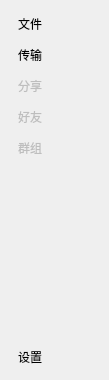
<?xml version="1.0" encoding="UTF-8"?>
<ui version="4.0">
 <class>MainWindowSiderWidget</class>
 <widget class="QWidget" name="MainWindowSiderWidget">
  <property name="geometry">
   <rect>
    <x>0</x>
    <y>0</y>
    <width>109</width>
    <height>380</height>
   </rect>
  </property>
  <property name="windowTitle">
   <string>Form</string>
  </property>
  <layout class="QVBoxLayout" name="verticalLayout">
   <item>
    <widget class="QToolButton" name="fileBtn">
     <property name="styleSheet">
      <string notr="true">QToolButton:hover{ 
	border-style:none;
	background-color: #93A5A6;
}

QToolButton:checked{ 
	border-style:none;
	background-color: #93A5A6;
}</string>
     </property>
     <property name="text">
      <string>文件</string>
     </property>
     <property name="icon">
      <iconset resource="../resource/resource.qrc">
       <normaloff>:/icons/folder.png</normaloff>:/icons/folder.png</iconset>
     </property>
     <property name="iconSize">
      <size>
       <width>25</width>
       <height>25</height>
      </size>
     </property>
     <property name="checkable">
      <bool>true</bool>
     </property>
     <property name="toolButtonStyle">
      <enum>Qt::ToolButtonTextBesideIcon</enum>
     </property>
     <property name="autoRaise">
      <bool>true</bool>
     </property>
    </widget>
   </item>
   <item>
    <widget class="QToolButton" name="taskBtn">
     <property name="styleSheet">
      <string notr="true">QToolButton:hover{ 
	border-style:none;
	background-color: #93A5A6;
}
QToolButton:checked{ 
	border-style:none;
	background-color: #93A5A6;
}</string>
     </property>
     <property name="text">
      <string>传输</string>
     </property>
     <property name="icon">
      <iconset resource="../resource/resource.qrc">
       <normaloff>:/icons/transport.png</normaloff>:/icons/transport.png</iconset>
     </property>
     <property name="iconSize">
      <size>
       <width>25</width>
       <height>25</height>
      </size>
     </property>
     <property name="checkable">
      <bool>true</bool>
     </property>
     <property name="toolButtonStyle">
      <enum>Qt::ToolButtonTextBesideIcon</enum>
     </property>
     <property name="autoRaise">
      <bool>true</bool>
     </property>
    </widget>
   </item>
   <item>
    <widget class="QToolButton" name="shareBtn">
     <property name="enabled">
      <bool>false</bool>
     </property>
     <property name="styleSheet">
      <string notr="true">QToolButton:hover{ 
	border-style:none;
	background-color: #93A5A6;
}
QToolButton:checked{ 
	border-style:none;
	background-color: #93A5A6;
}</string>
     </property>
     <property name="text">
      <string>分享</string>
     </property>
     <property name="icon">
      <iconset resource="../resource/resource.qrc">
       <normaloff>:/icons/share.png</normaloff>:/icons/share.png</iconset>
     </property>
     <property name="iconSize">
      <size>
       <width>25</width>
       <height>25</height>
      </size>
     </property>
     <property name="checkable">
      <bool>true</bool>
     </property>
     <property name="toolButtonStyle">
      <enum>Qt::ToolButtonTextBesideIcon</enum>
     </property>
     <property name="autoRaise">
      <bool>true</bool>
     </property>
    </widget>
   </item>
   <item>
    <widget class="QToolButton" name="friendBtn">
     <property name="enabled">
      <bool>false</bool>
     </property>
     <property name="styleSheet">
      <string notr="true">QToolButton:hover{ 
	border-style:none;
	background-color: #93A5A6;
}
QToolButton:checked{ 
	border-style:none;
	background-color: #93A5A6;
}</string>
     </property>
     <property name="text">
      <string>好友</string>
     </property>
     <property name="icon">
      <iconset resource="../resource/resource.qrc">
       <normaloff>:/icons/friend_list.png</normaloff>:/icons/friend_list.png</iconset>
     </property>
     <property name="iconSize">
      <size>
       <width>25</width>
       <height>25</height>
      </size>
     </property>
     <property name="checkable">
      <bool>true</bool>
     </property>
     <property name="toolButtonStyle">
      <enum>Qt::ToolButtonTextBesideIcon</enum>
     </property>
     <property name="autoRaise">
      <bool>true</bool>
     </property>
    </widget>
   </item>
   <item>
    <widget class="QToolButton" name="groupBtn">
     <property name="enabled">
      <bool>false</bool>
     </property>
     <property name="styleSheet">
      <string notr="true">QToolButton:hover{ 
	border-style:none;
	background-color: #93A5A6;
}
QToolButton:checked{ 
	border-style:none;
	background-color: #93A5A6;
}</string>
     </property>
     <property name="text">
      <string>群组</string>
     </property>
     <property name="icon">
      <iconset resource="../resource/resource.qrc">
       <normaloff>:/icons/group.png</normaloff>:/icons/group.png</iconset>
     </property>
     <property name="iconSize">
      <size>
       <width>25</width>
       <height>25</height>
      </size>
     </property>
     <property name="checkable">
      <bool>true</bool>
     </property>
     <property name="toolButtonStyle">
      <enum>Qt::ToolButtonTextBesideIcon</enum>
     </property>
     <property name="autoRaise">
      <bool>true</bool>
     </property>
    </widget>
   </item>
   <item>
    <spacer name="verticalSpacer">
     <property name="orientation">
      <enum>Qt::Vertical</enum>
     </property>
     <property name="sizeHint" stdset="0">
      <size>
       <width>20</width>
       <height>105</height>
      </size>
     </property>
    </spacer>
   </item>
   <item>
    <widget class="QToolButton" name="settingBtn">
     <property name="styleSheet">
      <string notr="true">QToolButton:hover{ 
	border-style:none;
	background-color: #93A5A6;
}</string>
     </property>
     <property name="text">
      <string>设置</string>
     </property>
     <property name="icon">
      <iconset resource="../resource/resource.qrc">
       <normaloff>:/icons/setting3.png</normaloff>:/icons/setting3.png</iconset>
     </property>
     <property name="iconSize">
      <size>
       <width>25</width>
       <height>25</height>
      </size>
     </property>
     <property name="toolButtonStyle">
      <enum>Qt::ToolButtonTextBesideIcon</enum>
     </property>
     <property name="autoRaise">
      <bool>true</bool>
     </property>
    </widget>
   </item>
  </layout>
 </widget>
 <resources>
  <include location="../resource/resource.qrc"/>
 </resources>
 <connections/>
</ui>
